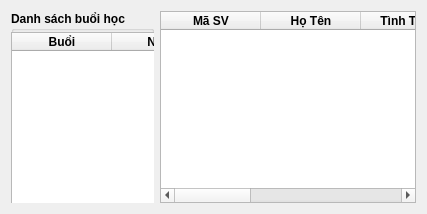
               <widget class="QWidget" name="page_ChiTietDD">
                <layout class="QHBoxLayout" name="horizontalLayout_56">
                 <item>
                  <layout class="QHBoxLayout" name="horizontalLayout_65" stretch="2,5">
                   <item>
                    <layout class="QVBoxLayout" name="verticalLayout_44">
                     <item>
                      <widget class="QGroupBox" name="groupBox_34">
                       <property name="font">
                        <font>
                         <weight>75</weight>
                         <bold>true</bold>
                        </font>
                       </property>
                       <property name="title">
                        <string>Danh sách buổi học</string>
                       </property>
                       <widget class="QTableWidget" name="tbl_DSBuoiHoc_8">
                        <property name="geometry">
                         <rect>
                          <x>0</x>
                          <y>21</y>
                          <width>331</width>
                          <height>361</height>
                         </rect>
                        </property>
                        <property name="font">
                         <font>
                          <weight>50</weight>
                          <bold>false</bold>
                         </font>
                        </property>
                        <column>
                         <property name="text">
                          <string>Buổi</string>
                         </property>
                         <property name="font">
                          <font>
                           <weight>75</weight>
                           <bold>true</bold>
                          </font>
                         </property>
                        </column>
                        <column>
                         <property name="text">
                          <string>Ngày</string>
                         </property>
                         <property name="font">
                          <font>
                           <weight>75</weight>
                           <bold>true</bold>
                          </font>
                         </property>
                        </column>
                       </widget>
                       <widget class="QPushButton" name="btn_BackPageBuoiHoc">
                        <property name="geometry">
                         <rect>
                          <x>10</x>
                          <y>540</y>
                          <width>93</width>
                          <height>28</height>
                         </rect>
                        </property>
                        <property name="text">
                         <string>&lt;&lt;Back</string>
                        </property>
                       </widget>
                      </widget>
                     </item>
                    </layout>
                   </item>
                   <item>
                    <layout class="QVBoxLayout" name="verticalLayout_47">
                     <item>
                      <widget class="QTableWidget" name="tbl_ChiTietDD_8">
                       <property name="font">
                        <font>
                         <weight>50</weight>
                         <bold>false</bold>
                        </font>
                       </property>
                       <column>
                        <property name="text">
                         <string>Mã SV</string>
                        </property>
                        <property name="font">
                         <font>
                          <weight>75</weight>
                          <bold>true</bold>
                         </font>
                        </property>
                       </column>
                       <column>
                        <property name="text">
                         <string>Họ Tên</string>
                        </property>
                        <property name="font">
                         <font>
                          <weight>75</weight>
                          <bold>true</bold>
                         </font>
                        </property>
                       </column>
                       <column>
                        <property name="text">
                         <string>Tình Trạng</string>
                        </property>
                        <property name="font">
                         <font>
                          <weight>75</weight>
                          <bold>true</bold>
                         </font>
                        </property>
                       </column>
                       <column>
                        <property name="text">
                         <string>Giờ Vào</string>
                        </property>
                        <property name="font">
                         <font>
                          <weight>75</weight>
                          <bold>true</bold>
                         </font>
                        </property>
                       </column>
                       <column>
                        <property name="text">
                         <string>Ghi Chú</string>
                        </property>
                        <property name="font">
                         <font>
                          <weight>75</weight>
                          <bold>true</bold>
                         </font>
                        </property>
                       </column>
                       <column>
                        <property name="text">
                         <string>Hình Ảnh</string>
                        </property>
                        <property name="font">
                         <font>
                          <weight>75</weight>
                          <bold>true</bold>
                         </font>
                        </property>
                       </column>
                      </widget>
                     </item>
                    </layout>
                   </item>
                  </layout>
                 </item>
                </layout>
               </widget>
